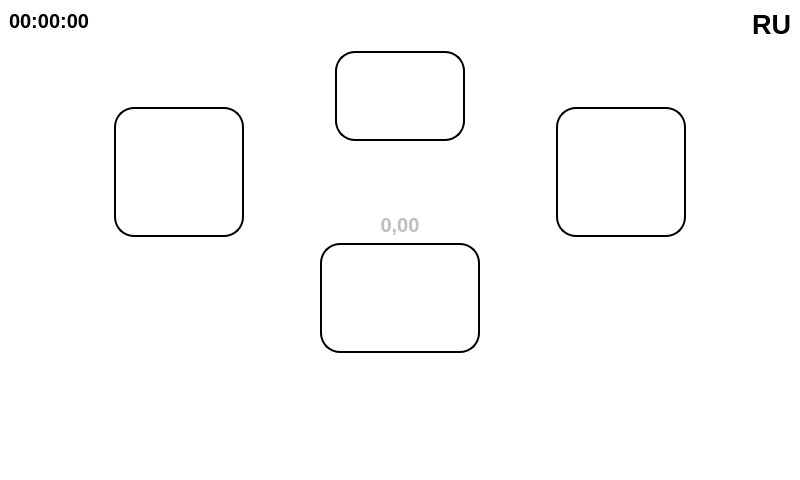
<?xml version="1.0" encoding="UTF-8"?>
<ui version="4.0">
 <class>MainWindow</class>
 <widget class="QMainWindow" name="MainWindow">
  <property name="geometry">
   <rect>
    <x>0</x>
    <y>0</y>
    <width>800</width>
    <height>480</height>
   </rect>
  </property>
  <property name="sizePolicy">
   <sizepolicy hsizetype="Fixed" vsizetype="Fixed">
    <horstretch>0</horstretch>
    <verstretch>0</verstretch>
   </sizepolicy>
  </property>
  <property name="minimumSize">
   <size>
    <width>800</width>
    <height>480</height>
   </size>
  </property>
  <property name="maximumSize">
   <size>
    <width>800</width>
    <height>480</height>
   </size>
  </property>
  <property name="windowTitle">
   <string>MainWindow</string>
  </property>
  <property name="styleSheet">
   <string notr="true">background-color: rgb(255, 255, 255)</string>
  </property>
  <property name="locale">
   <locale language="Russian" country="Ukraine"/>
  </property>
  <widget class="QWidget" name="centralwidget">
   <property name="locale">
    <locale language="Russian" country="Ukraine"/>
   </property>
   <layout class="QVBoxLayout" name="verticalLayout_3">
    <item>
     <layout class="QHBoxLayout" name="horizontalLayout_2">
      <item>
       <layout class="QVBoxLayout" name="verticalLayout_4">
        <item>
         <layout class="QGridLayout" name="gridLayout_4">
          <item row="0" column="1">
           <spacer name="horizontalSpacer_4">
            <property name="orientation">
             <enum>Qt::Horizontal</enum>
            </property>
            <property name="sizeHint" stdset="0">
             <size>
              <width>40</width>
              <height>20</height>
             </size>
            </property>
           </spacer>
          </item>
          <item row="0" column="0">
           <widget class="QPushButton" name="clockButton">
            <property name="font">
             <font>
              <pointsize>15</pointsize>
              <weight>75</weight>
              <bold>true</bold>
             </font>
            </property>
            <property name="styleSheet">
             <string notr="true">QPushButton 
{
	background-color: rgb(255, 255, 255);
	color: rgb(0, 0, 0);
	border-style: outset;
	border-width: 0px;
}
</string>
            </property>
            <property name="text">
             <string>00:00:00</string>
            </property>
           </widget>
          </item>
          <item row="1" column="0">
           <spacer name="verticalSpacer_5">
            <property name="orientation">
             <enum>Qt::Vertical</enum>
            </property>
            <property name="sizeHint" stdset="0">
             <size>
              <width>20</width>
              <height>40</height>
             </size>
            </property>
           </spacer>
          </item>
         </layout>
        </item>
        <item>
         <layout class="QGridLayout" name="gridLayout_6">
          <item row="0" column="1">
           <widget class="QPushButton" name="oneCupButton">
            <property name="sizePolicy">
             <sizepolicy hsizetype="Fixed" vsizetype="Fixed">
              <horstretch>0</horstretch>
              <verstretch>0</verstretch>
             </sizepolicy>
            </property>
            <property name="minimumSize">
             <size>
              <width>130</width>
              <height>130</height>
             </size>
            </property>
            <property name="font">
             <font>
              <pointsize>20</pointsize>
              <weight>50</weight>
              <italic>false</italic>
              <bold>false</bold>
             </font>
            </property>
            <property name="cursor">
             <cursorShape>ArrowCursor</cursorShape>
            </property>
            <property name="tabletTracking">
             <bool>false</bool>
            </property>
            <property name="styleSheet">
             <string notr="true">QPushButton 
{
	background-color: rgb(255, 255, 255);
	color: rgb(0, 0, 0);
	border-radius:  20px;
	border-style: outset;
	border-width: 2px;
}

QPushButton:pressed 
{
    background-color:  rgb(235, 235, 235);
}</string>
            </property>
            <property name="text">
             <string/>
            </property>
            <property name="icon">
             <iconset>
              <normaloff>../coffee-cup.png</normaloff>../coffee-cup.png</iconset>
            </property>
            <property name="iconSize">
             <size>
              <width>70</width>
              <height>70</height>
             </size>
            </property>
           </widget>
          </item>
          <item row="0" column="0">
           <spacer name="horizontalSpacer">
            <property name="orientation">
             <enum>Qt::Horizontal</enum>
            </property>
            <property name="sizeHint" stdset="0">
             <size>
              <width>40</width>
              <height>20</height>
             </size>
            </property>
           </spacer>
          </item>
         </layout>
        </item>
       </layout>
      </item>
      <item>
       <layout class="QVBoxLayout" name="verticalLayout">
        <item>
         <spacer name="verticalSpacer_3">
          <property name="orientation">
           <enum>Qt::Vertical</enum>
          </property>
          <property name="sizeHint" stdset="0">
           <size>
            <width>20</width>
            <height>40</height>
           </size>
          </property>
         </spacer>
        </item>
        <item>
         <layout class="QHBoxLayout" name="horizontalLayout_3">
          <item>
           <widget class="QPushButton" name="durationButton">
            <property name="sizePolicy">
             <sizepolicy hsizetype="Fixed" vsizetype="Fixed">
              <horstretch>0</horstretch>
              <verstretch>0</verstretch>
             </sizepolicy>
            </property>
            <property name="minimumSize">
             <size>
              <width>130</width>
              <height>90</height>
             </size>
            </property>
            <property name="font">
             <font>
              <pointsize>20</pointsize>
              <weight>50</weight>
              <italic>false</italic>
              <bold>false</bold>
             </font>
            </property>
            <property name="cursor">
             <cursorShape>ArrowCursor</cursorShape>
            </property>
            <property name="tabletTracking">
             <bool>false</bool>
            </property>
            <property name="styleSheet">
             <string notr="true">QPushButton 
{
	background-color: rgb(255, 255, 255);
	color: rgb(0, 0, 0);
	border-radius:  20px;
	border-style: outset;
	border-width: 2px;
}

QPushButton:pressed 
{
    background-color:  rgb(235, 235, 235);
}</string>
            </property>
            <property name="text">
             <string/>
            </property>
            <property name="icon">
             <iconset>
              <normaloff>../clock.png</normaloff>../clock.png</iconset>
            </property>
            <property name="iconSize">
             <size>
              <width>60</width>
              <height>60</height>
             </size>
            </property>
           </widget>
          </item>
         </layout>
        </item>
        <item>
         <layout class="QHBoxLayout" name="horizontalLayout_5">
          <item>
           <widget class="QLabel" name="surpressoLabel">
            <property name="sizePolicy">
             <sizepolicy hsizetype="Fixed" vsizetype="Fixed">
              <horstretch>0</horstretch>
              <verstretch>0</verstretch>
             </sizepolicy>
            </property>
            <property name="minimumSize">
             <size>
              <width>300</width>
              <height>60</height>
             </size>
            </property>
            <property name="maximumSize">
             <size>
              <width>300</width>
              <height>60</height>
             </size>
            </property>
            <property name="text">
             <string/>
            </property>
            <property name="pixmap">
             <pixmap>../surpresso.png</pixmap>
            </property>
            <property name="scaledContents">
             <bool>true</bool>
            </property>
           </widget>
          </item>
         </layout>
        </item>
        <item>
         <layout class="QHBoxLayout" name="horizontalLayout_4">
          <item>
           <widget class="QLabel" name="timeLabel">
            <property name="enabled">
             <bool>false</bool>
            </property>
            <property name="font">
             <font>
              <pointsize>15</pointsize>
              <weight>75</weight>
              <bold>true</bold>
             </font>
            </property>
            <property name="text">
             <string>0,00</string>
            </property>
            <property name="alignment">
             <set>Qt::AlignCenter</set>
            </property>
           </widget>
          </item>
         </layout>
        </item>
       </layout>
      </item>
      <item>
       <layout class="QVBoxLayout" name="verticalLayout_5">
        <item>
         <layout class="QGridLayout" name="gridLayout_5">
          <item row="0" column="1">
           <widget class="QPushButton" name="languageButton">
            <property name="font">
             <font>
              <pointsize>20</pointsize>
              <weight>75</weight>
              <bold>true</bold>
             </font>
            </property>
            <property name="styleSheet">
             <string notr="true">QPushButton 
{
	background-color: rgb(255, 255, 255);
	color: rgb(0, 0, 0);
	border-style: outset;
	border-width: 0px;
}
</string>
            </property>
            <property name="text">
             <string>RU</string>
            </property>
           </widget>
          </item>
          <item row="0" column="0">
           <spacer name="horizontalSpacer_3">
            <property name="orientation">
             <enum>Qt::Horizontal</enum>
            </property>
            <property name="sizeHint" stdset="0">
             <size>
              <width>40</width>
              <height>20</height>
             </size>
            </property>
           </spacer>
          </item>
          <item row="1" column="1">
           <spacer name="verticalSpacer_4">
            <property name="orientation">
             <enum>Qt::Vertical</enum>
            </property>
            <property name="sizeHint" stdset="0">
             <size>
              <width>20</width>
              <height>40</height>
             </size>
            </property>
           </spacer>
          </item>
         </layout>
        </item>
        <item>
         <layout class="QGridLayout" name="gridLayout_2">
          <item row="0" column="1">
           <spacer name="horizontalSpacer_2">
            <property name="orientation">
             <enum>Qt::Horizontal</enum>
            </property>
            <property name="sizeHint" stdset="0">
             <size>
              <width>40</width>
              <height>20</height>
             </size>
            </property>
           </spacer>
          </item>
          <item row="0" column="0">
           <widget class="QPushButton" name="twoCupsButton">
            <property name="sizePolicy">
             <sizepolicy hsizetype="Fixed" vsizetype="Fixed">
              <horstretch>0</horstretch>
              <verstretch>0</verstretch>
             </sizepolicy>
            </property>
            <property name="minimumSize">
             <size>
              <width>130</width>
              <height>130</height>
             </size>
            </property>
            <property name="font">
             <font>
              <pointsize>20</pointsize>
              <weight>50</weight>
              <italic>false</italic>
              <bold>false</bold>
             </font>
            </property>
            <property name="cursor">
             <cursorShape>ArrowCursor</cursorShape>
            </property>
            <property name="tabletTracking">
             <bool>false</bool>
            </property>
            <property name="styleSheet">
             <string notr="true">QPushButton 
{
	background-color: rgb(255, 255, 255);
	color: rgb(0, 0, 0);
	border-radius:  20px;
	border-style: outset;
	border-width: 2px;
}

QPushButton:pressed 
{
    background-color:  rgb(235, 235, 235);
}</string>
            </property>
            <property name="text">
             <string/>
            </property>
            <property name="icon">
             <iconset>
              <normaloff>../coffee-cups.png</normaloff>../coffee-cups.png</iconset>
            </property>
            <property name="iconSize">
             <size>
              <width>120</width>
              <height>120</height>
             </size>
            </property>
           </widget>
          </item>
         </layout>
        </item>
       </layout>
      </item>
     </layout>
    </item>
    <item>
     <layout class="QGridLayout" name="gridLayout_3">
      <item row="0" column="0">
       <widget class="QPushButton" name="touchButton">
        <property name="sizePolicy">
         <sizepolicy hsizetype="Fixed" vsizetype="Fixed">
          <horstretch>0</horstretch>
          <verstretch>0</verstretch>
         </sizepolicy>
        </property>
        <property name="minimumSize">
         <size>
          <width>160</width>
          <height>110</height>
         </size>
        </property>
        <property name="font">
         <font>
          <pointsize>20</pointsize>
          <weight>50</weight>
          <italic>false</italic>
          <bold>false</bold>
         </font>
        </property>
        <property name="cursor">
         <cursorShape>ArrowCursor</cursorShape>
        </property>
        <property name="tabletTracking">
         <bool>false</bool>
        </property>
        <property name="styleSheet">
         <string notr="true">QPushButton 
{
	background-color: rgb(255, 255, 255);
	color: rgb(0, 0, 0);
	border-radius:  20px;
	border-style: outset;
	border-width: 2px;
}

QPushButton:pressed 
{
    background-color:  rgb(235, 235, 235);
}</string>
        </property>
        <property name="text">
         <string/>
        </property>
        <property name="icon">
         <iconset>
          <normaloff>../hand.png</normaloff>../hand.png</iconset>
        </property>
        <property name="iconSize">
         <size>
          <width>100</width>
          <height>100</height>
         </size>
        </property>
       </widget>
      </item>
      <item row="1" column="0">
       <spacer name="verticalSpacer">
        <property name="orientation">
         <enum>Qt::Vertical</enum>
        </property>
        <property name="sizeHint" stdset="0">
         <size>
          <width>20</width>
          <height>40</height>
         </size>
        </property>
       </spacer>
      </item>
     </layout>
    </item>
   </layout>
  </widget>
 </widget>
 <resources/>
 <connections/>
</ui>
